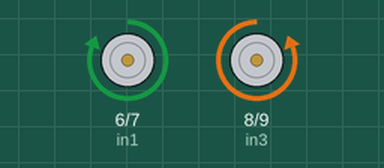
A sketch run on a simulated Arduino Uno, built with avr-gcc and run on an emulated ATmega328P. Parts: motor-driver pin pairs drawn as motors (green arrow = first pin HIGH = forward, orange = second pin HIGH = backward, longer = more drive, scaled by the enable pin).

Above: at 0.5 s.
At 2.5 s:
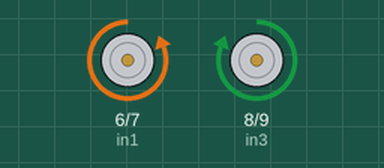
At 4.5 s:
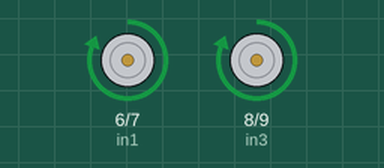
At 9.5 s:
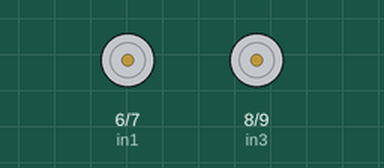
Timing chart, 0 to 10.4 s (numbered marks = the images above):
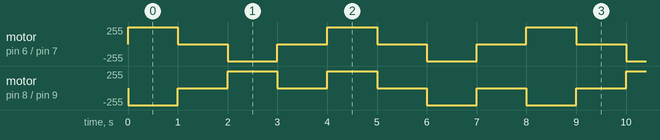

Measured:
- by itself, motor on pin 6 (in1) / pin 7 (in2): repeats every 4.0 s: stopped 1.0 s, backward 255/255 1.0 s, stopped 1.0 s, forward 255/255 1.0 s
- by itself, motor on pin 8 (in3) / pin 9 (in4): repeats every 8.0 s: 2 × (stopped 1.0 s, forward 255/255 1.0 s), 2 × (stopped 1.0 s, backward 255/255 1.0 s)

The sketch:

testMovingAnalog.ino
```cpp
#define MAX_SPEED 255

int in1 = 6; // Right - Forward speed
int in2 = 7; // Right - Backward speed
int in3 = 8; // Left - Backward speed
int in4 = 9; // Left - Forward speed
int ENA = 5; // Right - Enable movement
int ENB = 11; // Left - Enable movement

/**
@speedLeft, @speedRight: [-255,255]
value < 0: speed backwards
value = 0: not moving
value > 0: speed forward
*/
void _mMove(int speedLeft, int speedRight)
{
  int in1Value = speedRight > 0 ? speedRight : 0;
  int in2Value = speedRight < 0 ? -speedRight : 0;
  int in3Value = speedLeft < 0 ? -speedLeft : 0;
  int in4Value = speedLeft > 0 ? speedLeft : 0;

  digitalWrite(ENA,HIGH);
  digitalWrite(ENB,HIGH);
  analogWrite(in1,in1Value);
  analogWrite(in2,in2Value);
  analogWrite(in3,in3Value);
  analogWrite(in4,in4Value);
}

void _mStop()
{
  digitalWrite(ENA,LOW);
  digitalWrite(ENB,LOW);
}

void _mForward()
{
  _mMove(MAX_SPEED, MAX_SPEED);
}

void _mBackward()
{
  _mMove(-MAX_SPEED, -MAX_SPEED);
}

void _mRotateLeft()
{
  _mMove(-MAX_SPEED, MAX_SPEED);
}

void _mRotateRight()
{
  _mMove(MAX_SPEED, -MAX_SPEED);
}

void setup()
{
  Serial.begin(9600);
  pinMode(in1,OUTPUT);
  pinMode(in2,OUTPUT);
  pinMode(in3,OUTPUT);
  pinMode(in4,OUTPUT);
  pinMode(ENA,OUTPUT);
  pinMode(ENB,OUTPUT);
}

void loop()
{
  _mForward();
  delay(1000);
  _mStop();
  delay(1000);
  _mBackward();
  delay(1000);
  _mStop();
  delay(1000);
  _mRotateLeft();
  delay(1000);
  _mStop();
  delay(1000);
  _mRotateRight();
  delay(1000);
  _mStop();
  delay(1000);
}
```
